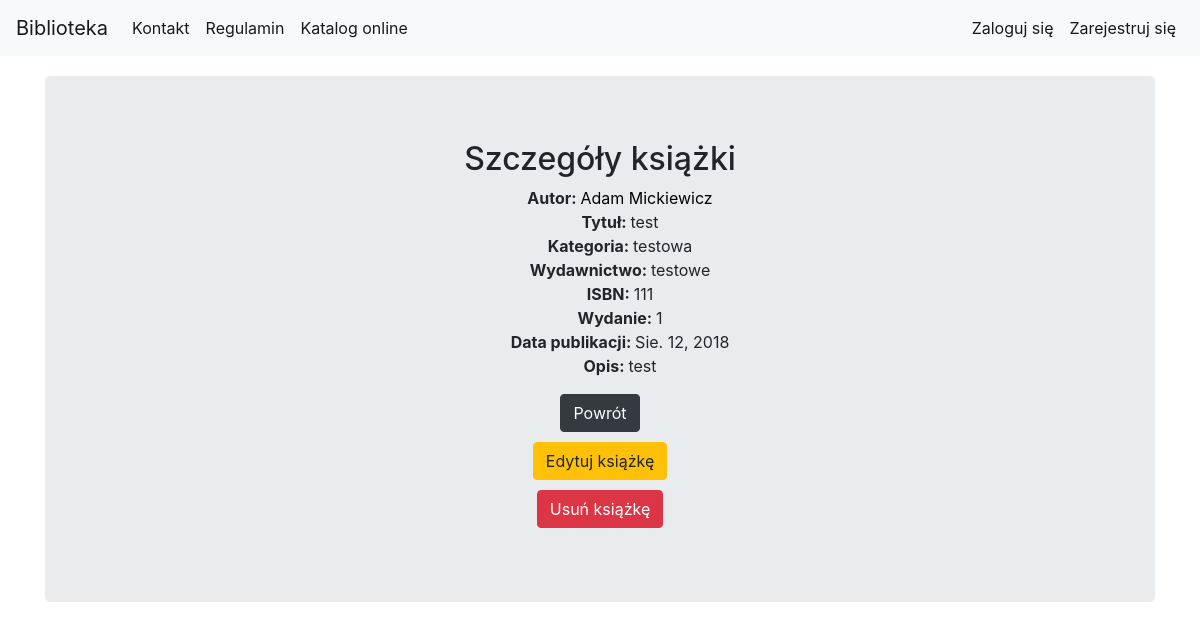
The page /library/book_list/book_detail/3/ on the database its author committed.
### library_app/models.py (models this page shows, shortened)
class Author(models.Model):
    first_name = models.CharField(max_length=200)
    last_name = models.CharField(max_length=200)
    country = models.CharField(max_length=200)
    biography = models.TextField(default='', blank=True, null=True)
    birth_place = models.CharField(max_length=200, default='', blank=True, null=True)
    image_url = models.URLField(default='', blank=True, null=True)
    years_of_life = models.CharField(max_length=10, default='', blank=True, null=True)

class Book(models.Model):
    authors = models.ManyToManyField(Author, related_name='book_authors')
    category = models.ForeignKey(Category, related_name='book_categories')
    publishing_house = models.ForeignKey(PublishingHouse, related_name='publishing_houses')
    isbn = models.CharField(max_length=30, unique=True)
    title = models.CharField(max_length=200)
    description = models.TextField(blank=True, default='')
    publish_date = models.DateField(auto_now=False)
    edition = models.IntegerField(default=1)
    image_url = models.URLField(default='', blank=True, null=True)
    add_date = models.DateTimeField(auto_now=True)
    is_borrowed = models.BooleanField(default=False)
    slug = models.SlugField(allow_unicode=True, unique=True)

class Category(models.Model):
    name = models.CharField(max_length=400)
    def __str__(self):
        return self.name

class PublishingHouse(models.Model):
    name = models.CharField(max_length=400)
    city = models.CharField(max_length=300)
    street = models.CharField(max_length=300)
    house_number = models.CharField(max_length=20)
    postal_code = models.CharField(max_length=9)
    def __str__(self):
        return self.name

### library_app/views.py (the view)
# urls.py: url(r'^book_list/book_detail/(?P<pk>\d+)/$', views.BookDetailView.as_view(), name='book_detail'),
class BookDetailView(generic.DetailView):
    model = models.Book

### library_app/templates/library_app/book_detail.html (shortened to what this page needs)
{% extends "base.html" %}
{% block body_block %}
<div class="page-title book_detail jumbotron">
    <h2>Szczegóły książki</h2>
    <ul>
        <li class="authors">
            <b>Autor: </b>
            {% for author in book.authors.all %}
                <a href="{% url 'library_app:author_detail' pk=author.pk %}">{{author.first_name}} {{author.last_name}}</a>
            {% endfor %}
        </li>
        <li class="title"><b>Tytuł: </b> {{book.title}} </li>
        <li class="category"><b>Kategoria: </b> {{book.category}} </li>
        <li class="publishing_house"><b>Wydawnictwo: </b> {{book.publishing_house}} </li>
        <li class="isbn"><b>ISBN: </b> {{book.isbn}} </li>
        <li class="edition"><b>Wydanie: </b> {{book.edition}} </li>
        <li class="publish_year"><b>Data publikacji: </b> {{book.publish_date}} </li>
        <li class="book_detail_description"><b>Opis: </b> {{book.description|safe|linebreaksbr}} </li>
    </ul>
    <div class="book_list_back_link button">
        <a href="{% url 'library_app:book_list' %}"><input type="button" class="btn btn-dark" value="Powrót"></a>
    </div>
    <div class="update_book_link button">
        <a href="{% url 'library_app:book_update' pk=book.pk %}"><input type="submit" class="btn btn-warning" value="Edytuj książkę"></a>
    </div>
    <div class="delete_book_link button">
        <a href="{% url 'library_app:book_delete' pk=book.pk %}"><input type="submit" class="btn btn-danger" value="Usuń książkę"></a>
    </div>
</div>
{% endblock %}

### static/css/style.css (style rules this page uses)
.page-title { margin-top: 20px; margin-bottom: 20px; text-align: center; }
.book_detail_description { text-justify: auto }
ul { list-style: none; }
.button { margin-bottom: 10px; }
a { text-decoration: none; color: black; }

### rows shown on the page
Author: first_name "Adam", last_name "Mickiewicz"
Book: title "test", category "testowa", publishing_house "testowe", isbn "111", edition "1", publish_date "Sie. 12, 2018", description "test"
